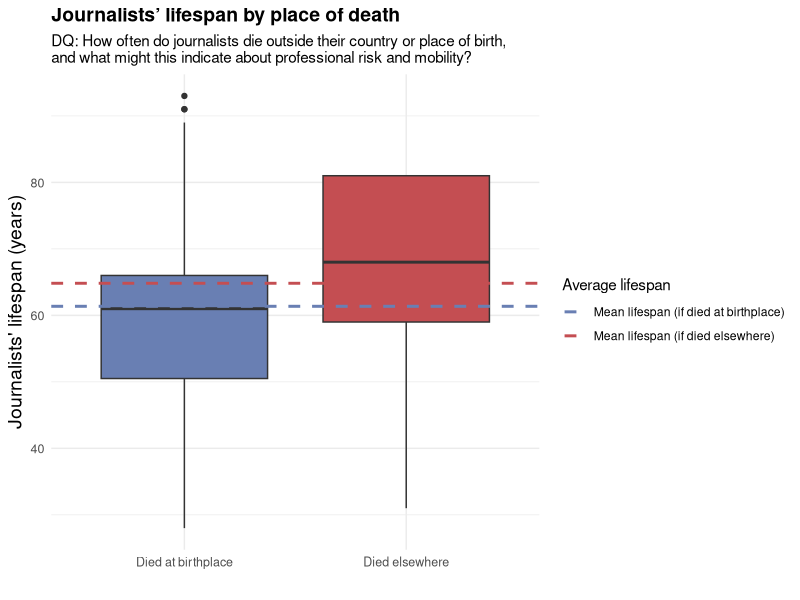
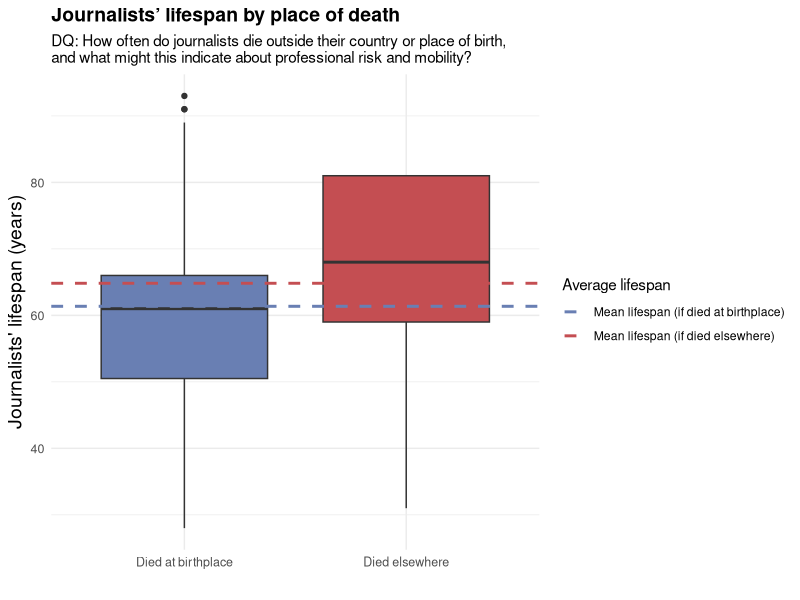

The R script that drew these images, in order:
library(tidyverse)

# Define violent death causes
violent_causes <- c(
  "Assassination", "Sniper", "Hanging", "Suicide", 'Execution by firing squad',
  "Concussion", 'Concussion | Suicide', "Decapitation", "Shot", "Killed", 'Ballistic trauma'
)

journalists <- read_csv('journalists.csv') |>
  rename(
    birth_year = `ontology/birthYear`, 
    death_year = `ontology/deathYear`, 
    birth_place = `ontology/birthPlace_label`, 
    death_place = `ontology/deathPlace_label`,
    death_cause = "ontology/deathCause_label"
  ) |>
  select( 
    birth_year, 
    death_year, 
    birth_place, 
    death_place,
    death_cause
  )

all_journalists <- journalists |>
  na.omit()|>
  left_join(read_csv("all_country_mapping.csv"), by ='death_place')|>
  select( 
    birth_country, 
    death_country, 
    death_year, 
    birth_year,
    death_cause
  ) |>
  mutate(
    birth_year = as.numeric(birth_year), 
    death_year = as.numeric(death_year), 
  ) |>  
  mutate(
    bd_coincide = (birth_country == death_country),
    life_length = death_year - birth_year
  ) |>
  filter(death_year >= 1900)

journalists_death_place_cause <- all_journalists |>
  mutate(
    death_year = as.numeric(death_year),
    bd_coincide = ifelse(birth_country == death_country,
                         "Same place",
                         "Different place"),
    cause_type = ifelse(death_cause %in% violent_causes, "Violent", "Non-violent")
  ) |>
  filter(!is.na(death_cause), death_year >= 1900) |>
  filter(!is.na(bd_coincide))

plot_data <- journalists_death_place_cause |>
  group_by(bd_coincide, cause_type) |>
  summarise(count = n(), .groups = "drop")

# plot_data_total <- journalists_death_place_cause |>
#   group_by(bd_coincide) |>
#   # summarise(count = n(), .groups = "drop") |>
#   summarise(total = sum(count, na.rm=TRUE))

bd_place_data <- all_journalists |>
  mutate(
    bd_coincide = as.integer(birth_country == death_country),
  bd_differ = as.integer(birth_country != death_country)) 

bd_total <- bd_place_data |>
  pivot_longer(
    cols = c(bd_coincide, bd_differ),
    names_to = "birth_death",
    values_to = "coincide_or_differ"
  ) |>
  group_by(birth_death) |>
  summarise(total = sum(coincide_or_differ, na.rm=TRUE))

journalists_bd <- all_journalists |>
  mutate(
    birth_year = as.numeric(birth_year),
    death_year = as.numeric(death_year),
    life_length = death_year - birth_year,
    bd_coincide = ifelse(birth_country == death_country,
                         "Died at birthplace",
                         "Died elsewhere")
  ) |>
  filter(life_length > 0, death_year >= 1900) 

mean_bd <- journalists_bd |>
  group_by(bd_coincide) |>
  summarise(mean = mean(life_length))

ggplot(journalists_bd) +
  aes(x = bd_coincide, y = life_length, fill = bd_coincide) +
  geom_boxplot(show.legend = 0) +
  geom_hline(
    data = mean_bd,
    aes(yintercept = mean, color = bd_coincide),
    linetype = "dashed",
    linewidth = 1
  ) +
  scale_fill_manual(
    values = c(
      "Died at birthplace" = "#697fb3ff",
      "Died elsewhere" = "#c44e52"
    )
  ) +
  scale_color_manual(
    values = c(
      "Died at birthplace" = "#697fb3ff",
      "Died elsewhere" = "#c44e52"
    ),
    labels = c(
      "Died at birthplace" = "Mean lifespan (if died at birthplace)",
      "Died elsewhere" = "Mean lifespan (if died elsewhere)"
    ) 
  ) +
  labs(
    fill = "Average lifespan",
    color = "Average lifespan",
    x = "",
    y = "Journalists' lifespan (years)",
    title = "Journalists’ lifespan by place of death",
    subtitle = "DQ: How often do journalists die outside their country or place of birth,\nand what might this indicate about professional risk and mobility?"
  ) +
  theme_minimal() +
  theme(plot.title = element_text(face = 'bold', size = 14), axis.text.x = element_text(size = 9), axis.text.y = element_text(size = 9), axis.title = element_text(size = 14),
    legend.position = "right")

ggsave("Journalists_lifespan_by_place_of_death.png")

# ggplot(bd_total) +
#   aes(x = birth_death, y = total) +
#   geom_col(position = 'dodge') +
#   scale_fill_manual(
#           values = c(
#       "Non-violent" = "#697fb3ff",
#       "Violent" = "#c44e52"
#     )) +
#   labs(
#     title = "Journalists' place of death and type of death cause",
#     subtitle = "DQ: How often do journalists die outside their country or place of birth,\nand what might this indicate about professional risk and mobility?",
#     x = "Birth place and death place",
#     y = "Number of journalists",
#     fill = "Cause of death"
#   ) +
#   theme_minimal() +
#   theme(plot.title = element_text(face = 'bold', size = 14), axis.text.x = element_text(size = 9), axis.text.y = element_text(size = 9), axis.title = element_text(size = 14)) 
  


# # Stacked bar plot
# ggplot(plot_data) +
#   aes(x = bd_coincide, y = count / sum(count), fill = cause_type) +
#   geom_col(position = 'dodge') +
#   scale_fill_manual(
#           values = c(
#       "Non-violent" = "#697fb3ff",
#       "Violent" = "#c44e52"
#     )) +
#   labs(
#     title = "Journalists' place of death and type of death cause",
#     subtitle = "DQ: How often do journalists die outside their country or place of birth,\nand what might this indicate about professional risk and mobility?",
#     x = "Birth place and death place",
#     y = "Number of journalists",
#     fill = "Cause of death"
#   ) +
#   theme_minimal() +
#   theme(plot.title = element_text(face = 'bold', size = 14), axis.text.x = element_text(size = 9), axis.text.y = element_text(size = 9), axis.title = element_text(size = 14)) 
  

#Also try:
 #aes(x = bd_coincide, fill = cause_type) +
  #geom_bar(position = "fill") +
  #facet_wrap(~ decade) +
  #scale_y_continuous(labels = scales::percent) 

#ggsave("Death_place_vs_cause_type_stacked_bar.png")

# box plot: lifespan by place of death (mobility risk)

